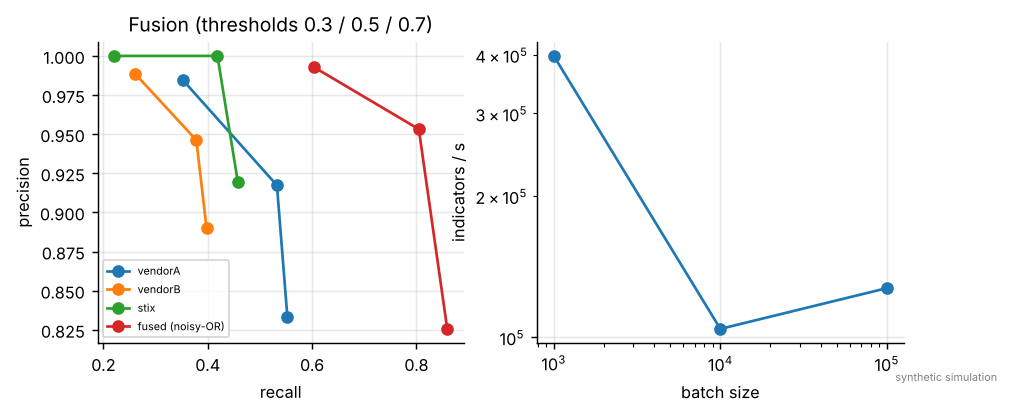

Generate this figure with Python:
"""E8: threat-intelligence fusion and darknet scan detection (Section 6.7)."""
from common import *
import json, time
from a3e_dns_v2.intel import *

def make_feeds(r, n_bad=2000, n_good=8000):
    bad = [f"bad{i}.example" for i in range(n_bad)]; good = [f"ok{i}.example" for i in range(n_good)]
    def feed(name, tpr, fpr):
        rows = []
        for d in bad:
            if r.random() < tpr: rows.append(dict(value=d, score=int(np.clip(r.normal(75, 15), 5, 99))))
        for d in good:
            if r.random() < fpr: rows.append(dict(value=d, score=int(np.clip(r.normal(45, 15), 5, 99))))
        return normalize_vendor_feed(rows, name)
    stix_objs = [dict(type="indicator", pattern=f"[domain-name:value = '{d}']", confidence=int(np.clip(r.normal(70, 15), 5, 99)), valid_from="2026-01-01T00:00:00Z", created_by_ref="stix-feed") for d in bad if r.random() < 0.45]
    stix_objs += [dict(type="indicator", pattern=f"[domain-name:value = '{d}']", confidence=40, created_by_ref="stix-feed") for d in good if r.random() < 0.01]
    return bad, good, feed("vendorA", 0.55, 0.03), feed("vendorB", 0.4, 0.015), json.dumps(dict(type="bundle", objects=stix_objs))

def run(seed=3):
    r = np.random.default_rng(seed); bad, good, A, B, bundle = make_feeds(r); badset = set(bad)
    t0 = time.perf_counter(); S = parse_stix_bundle(bundle); t_parse = time.perf_counter() - t0
    for i in S: i["w"] = 1.0
    rep = dict(vendorA=0.9, vendorB=0.9, **{"stix-feed": 0.9})
    t0 = time.perf_counter(); fused = fuse_indicators(A, B, S, reputation=rep); t_fuse = time.perf_counter() - t0
    def eval_(scores, thr):
        flagged = {k[1] for k, v in scores.items() if v >= thr}; tp = len(flagged & badset); fp = len(flagged - badset)
        return tp / max(len(badset), 1), tp / max(len(flagged), 1), fp
    rows = []
    singles = {"vendorA": {(i["kind"], i["value"]): i["confidence"] for i in A}, "vendorB": {(i["kind"], i["value"]): i["confidence"] for i in B}, "stix": {(i["kind"], i["value"]): i["confidence"] for i in S}}
    singles["fused (noisy-OR)"] = {k: v["score"] for k, v in fused.items()}
    for name, sc in singles.items():
        for thr in (0.3, 0.5, 0.7):
            rc, pr, fp = eval_(sc, thr); rows.append(dict(source=name, threshold=thr, recall=rc, precision=pr, false_positives=fp))
    df = pd.DataFrame(rows); save_table(df, "e8_intel_fusion", "E8a. Indicator fusion: recall/precision per source and for the fused score (synthetic feeds with known ground truth)")
    lat = []
    for n in (1_000, 10_000, 100_000):
        b = json.dumps(dict(type="bundle", objects=[dict(type="indicator", pattern=f"[domain-name:value = 'x{i}.example']", confidence=60) for i in range(n)]))
        t0 = time.perf_counter(); ind = parse_stix_bundle(b); fuse_indicators(ind); dt = time.perf_counter() - t0; lat.append(dict(indicators=n, seconds=dt, indicators_per_s=n / dt))
    d2 = pd.DataFrame(lat); save_table(d2, "e8_intel_throughput", "E8b. STIX parse + fuse throughput (single thread, host in run_metadata.json); Chapter 6 requires batches under 100 ms"); 
    rec = []
    for i in range(30): rec += [(float(t), f"10.0.0.{i}", int(r.choice([80, 443, 853, 8443]))) for t in r.uniform(0, 600, 12)]
    for i in range(5): rec += [(float(t), f"203.0.113.{i}", int(p)) for t, p in zip(np.sort(r.uniform(100, 140, 40)), r.integers(1, 3000, 40))]
    sc = []
    for mp in (4, 8, 16, 32):
        f = detect_darknet_scans(rec, min_ports=mp); tp = sum(k.startswith("203.") for k in f); fp = len(f) - tp; sc.append(dict(min_ports=mp, scanners_found=tp, of=5, false_flags=fp))
    d3 = pd.DataFrame(sc); save_table(d3, "e8_darknet_scans", "E8c. Darknet scan detection: 5 injected scanners among 30 benign sources")
    fig, ax = plt.subplots(1, 2, figsize=(8, 3))
    for name in singles:
        s = df[df.source == name]; ax[0].plot(s.recall, s.precision, "o-", label=name)
    ax[0].set_xlabel("recall"); ax[0].set_ylabel("precision"); ax[0].legend(fontsize=6); ax[0].set_title("Fusion (thresholds 0.3 / 0.5 / 0.7)")
    ax[1].loglog(d2.indicators, d2.indicators_per_s, "o-"); ax[1].set_xlabel("batch size"); ax[1].set_ylabel("indicators / s"); savefig(fig, "e8_intel"); return df, d2, d3

if __name__ == "__main__": a, b, c = run(); print(a.round(3).to_string()); print(b.round(3)); print(c)
